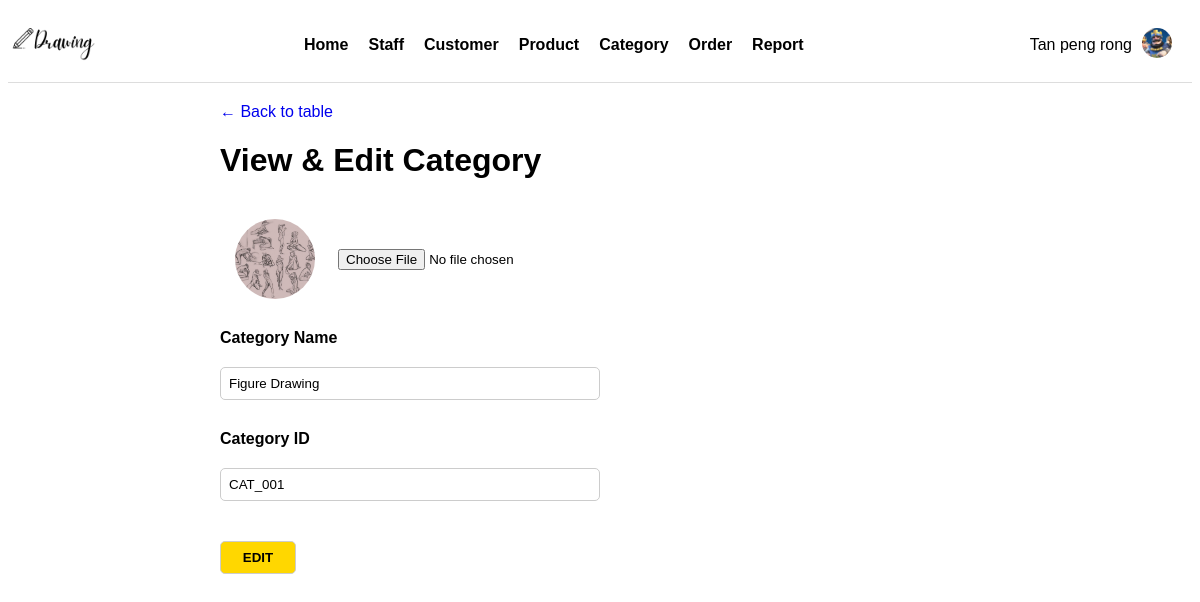
The page /admin_edit_category.php?categoryId=CAT_001 (signed in) on the database its author committed.
### tables this page shows
CREATE TABLE `users` (
  `userId` varchar(100) NOT NULL,
  `userName` varchar(100) DEFAULT NULL,
  `email` varchar(100) DEFAULT NULL,
  `password` varchar(100) DEFAULT NULL,
  `phone` varchar(100) DEFAULT NULL,
  `birthday` varchar(100) DEFAULT NULL,
  `gender` varchar(100) DEFAULT NULL,
  `profile_image` varchar(100) DEFAULT NULL,
  `role` enum('customer','staff','manager') DEFAULT NULL
);

CREATE TABLE `categories` (
  `CategoryID` varchar(255) NOT NULL,
  `CategoryName` varchar(255) NOT NULL,
  `photo` varchar(255) NOT NULL
);

### base.php (called while the page is built, shortened)
<?php
function req($key, $value = null)
{
    $value = $_REQUEST[$key] ?? $value;
    return is_array($value) ? array_map('trim', $value) : trim($value);
}

### admin_edit_category.php (the view, shortened to what this page needs)
<!DOCTYPE html>
<html>
<head>
    <link rel="stylesheet" href="css/admin_form.css" />
    <link rel="stylesheet" href="css/admin_category.css" />
</head>
<body>
<?php include 'header_admin.php' ?>
    <?php
     if (is_get()) {
        $id = req('categoryId');
        $stm = $_db->prepare('SELECT * FROM categories WHERE CategoryID = ?');
        $stm->execute([$id]);
        $catgeoryData = $stm->fetch(PDO::FETCH_ASSOC);
    }
    ?>
    <div class="container">
        <a href="admin_category.php" class="go-back-btn">← Back to table</a>
        <h1>View & Edit Category</h1>
        <form method="post" action="admin_edit_category.php" enctype="multipart/form-data">
            <div class="form-row">
            <div class="staff-avatar-wrapper"><?= err('photo') ?>
                <img id="uploadedImage" src="<?= $catgeoryData["photo"] ?>" alt="" class="product-image" />
                <input type="file" id="avatar" name="photo" accept="image/png, image/jpeg, image/gif" onchange="displaySelectedImage(event)" /><br>
            </div>
                <label>Category Name &nbsp&nbsp<?= err('CatName') ?></label>
                <input type="text" name="CatName" value="<?= $catgeoryData["CategoryName"]?>">
                <label>Category ID</label>
                <input type="text" name="CatId" readonly value="<?= $id ?>">
                <input type="submit" name="edit" value="EDIT" class="custom-button">
        </form>
    </div>
</body>
</html>

### header_admin.php (shortened to what this page needs)
<?php
require 'base.php';
$id = isset($_SESSION['ADMINID'] ) ?   $_SESSION['ADMINID']  : null;
$message =  isset($_SESSION['message']) ? $_SESSION['message'] : null;
$stm = $_db->prepare("SELECT * FROM users WHERE userId = ?");
$stm->execute([$id]);
$result = $stm->fetch(PDO::FETCH_ASSOC);
?>
<!DOCTYPE html>
<html lang="en">
<head>
    <link rel="stylesheet" href="css/header_admin.css">
</head>
<body>
    <header>
        <div class="logo_box">
            <img src="image/logo.png" alt="Logo" />
        </div>
        <nav class="nav-bar">
            <a href="admin_home.php">Home</a>
            <a href="admin_staff.php">Staff</a>
            <a href="admin_customer.php">Customer</a>
            <a href="admin_product.php">Product</a>
            <a href="admin_category.php">Category</a>
            <a href="admin_order.php">Order</a>
            <a href="report.php">Report</a>
        </nav>
        <?php if (!empty($id) || !empty($message)): ?>
            <div class="userinfo_box">
                <p><?= $result['userName']?? "" ?></p>
                <div class="dropdown">
                <img class="user_img" src="<?= $result['profile_image']?? ""?>" alt="user" />
                </div>
            </div>
        <?php else: ?>
           <?php redirect("admin_login.php")?>
        <?php endif; ?>
    </header>
</body>
</html>

### css/admin_form.css (style rules this page uses)
body { font-family: Arial, sans-serif; }
.container { max-width: 800px; margin: auto; padding: 20px; }
h1 { margin-bottom: 20px; }
label { display: block; margin-top: 10px; font-weight: bold; }
.form-row { display: flex; gap: 20px; align-items: center; margin-bottom: 10px; }
.form-row div { flex: 1; }
.form-row input, .form-row select { width: 100%; padding: 8px; border-radius: 5px; border: 1px solid #ccc; }
.staff-avatar-wrapper { display: flex; align-items: center; gap: 15px; margin-top: 20px; }
.staff-avatar-wrapper img { width: 80px; height: 80px; border-radius: 50%; object-fit: cover; }
.custom-button { margin-top: 20px; padding: 10px 20px; border: none; background-color: gold; color: black; font-weight: bold; cursor: pointer; border-radius: 5px; }
.go-back-btn { text-decoration: none; }

### css/admin_category.css (style rules this page uses)
.form-row { display: grid; grid-template-columns: auto ; }
.form-row input[type=text] { width:50%; }
.form-row input[type=submit] { width:10%; }
input[type="file"] { border:none; }

### css/header_admin.css (style rules this page uses)
* { padding: 0; box-sizing: border-box; font-family: Arial, sans-serif; }
header { display: flex; justify-content: space-between; align-items: center; background: white; padding: 10px 20px; border-bottom: 1px solid #ddd; }
.logo_box img { height: 50px; width: auto; transform: scale(2.0); }
.nav-bar { display: flex; gap: 20px; }
.nav-bar a { text-decoration: none; color: black; font-weight: bold; }
.userinfo_box { display: flex; align-items: center; gap: 10px; }
.user_img { border-radius: 50%; width: 30px; height: 30px; }

### rows shown on the page
users: userName "Tan peng rong", profile_image (picture)
categories: photo (picture), CatName "Figure Drawing"
